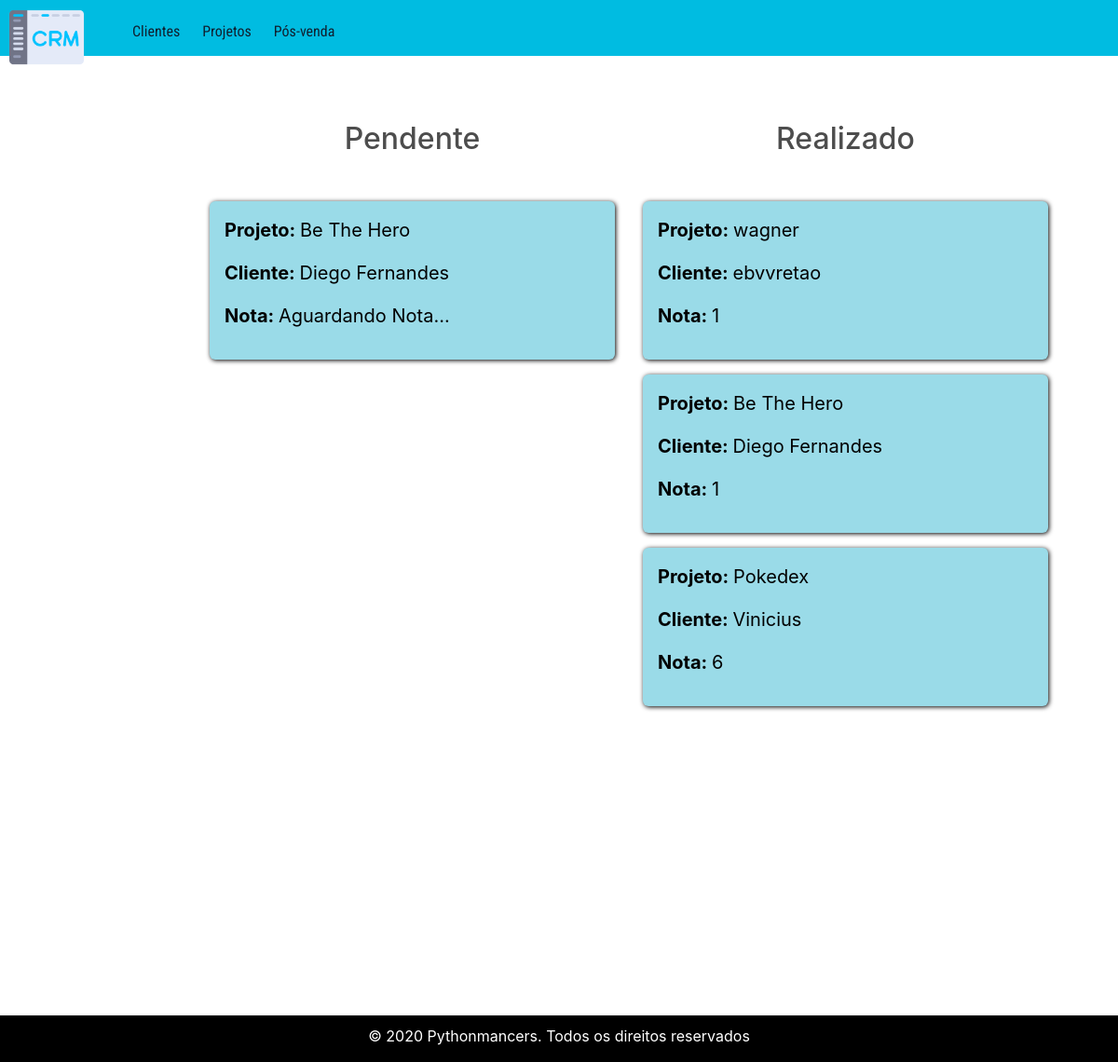
The app's page /pos_venda/ with its own data.
### crm/projetos/models.py (models this page shows, shortened)
class Projeto(db.Model):
    __tablename__ = "projeto"
    id = db.Column(db.Integer, primary_key = True)
    nome        = db.Column(db.String,nullable = False)
    comentarios = db.Column(db.String, nullable = True)
    tipo        = db.Column(db.String)
    cliente     = db.Column(db.String)
    url         = db.Column(db.String)
    valor       = db.Column(db.Integer)
    po          = db.Column(db.String)
    prazo       = db.Column(db.Integer)
    inicio      = db.Column(db.String)
    data        = db.Column(db.Integer)
    status      = db.Column(db.String)
    nota        = db.Column(db.Integer)

### crm/posvenda/views.py (the view)
@pos_venda.route('/')
def index():
    projetos = Projeto.query.all()
    return render_template('posvenda.html', projetos = projetos)

### crm/posvenda/templates/posvenda.html (shortened to what this page needs)
{% extends 'base.html' %}
{% block links %}
<link rel="stylesheet" href="{{url_for('static', filename='css/posvenda.css')}}">
{% endblock links %}
{% block content %}
<div class="container" id="projetos">
    <div id="centralizar">
    <div class="row">
        <div class="col col-6">
            <h2 style="color: #4d4d4d;" class=" text-center mb-5">Pendente</h2>
            {% for projeto in projetos %}
            {% if projeto.status == "Concluido"%}
            {% if (projeto.nota == -1) %}
            <ul>
                <a href="{{url_for('projeto.especifico', _id=projeto.id)}}">
                    <li>
                        <div class="p-3">
                            <p style="font-size: 15pt;"><strong>Projeto: </strong>{{projeto.nome[:36]}}</p>
                            <p style="font-size: 15pt;"><strong>Cliente: </strong>{{projeto.cliente}}</p>
                            <p style="font-size: 15pt;"><strong>Nota: </strong>Aguardando Nota...</p>
                        </div>
                    </li>
                </a>
            </ul>
            {% endif %}
            {% endif %}
            {% endfor %}
        </div>
        <div class="col col-6">
            <h2 style="color: #4D4D4D;" class=" text-center mb-5">Realizado</h2>
            {% for projeto in projetos %}
            {% if projeto.status == "Concluido"%}
            {% if (projeto.nota != -1) %}
            <ul>
                <a href="{{url_for('projeto.especifico', _id=projeto.id)}}">
                    <li>
                        <div class="p-3">
                            <p style="font-size: 15pt;"><strong>Projeto: </strong>{{projeto.nome[:36]}}</p>
                            <p style="font-size: 15pt;"><strong>Cliente: </strong>{{projeto.cliente}}</p>
                            <p style="font-size: 15pt;"><strong>Nota: </strong>{{projeto.nota}}</p>
                        </div>
                    </li>
                </a>
            </ul>
            {% endif %}
            {% endif %}
            {% endfor %}
        </div>
    </div>
    </div>
</div>
{% endblock content%}

### crm/static/css/indexx.css (style rules this page uses)
body { font-family: 'Oswald', Helvetica, sans-serif; background-color: #f1f1f5; height: 100%; margin: 0; }
#projetos { font-size: 20pt; color: #00bce1; }

### crm/static/css/posvenda.css (style rules this page uses)
div#centralizar { margin-left: 170px; }
a { text-decoration: none; }
a, a:link, a:visited { text-decoration: none; color:#000; }
div.container { margin: 20px; margin-top: 30px; }
#projetos ul { display: grid; list-style: none; padding-inline-start: 0px; }
#projetos ul li { background: #9adbe8; border-radius: 6px; box-shadow: 1px 1px 5px black; }

### records on screen
Projeto: nome "Be The Hero", cliente "Diego Fernandes"
Projeto: nome "wagner", cliente "ebvvretao", nota "1"
Projeto: nome "Be The Hero", cliente "Diego Fernandes", nota "1"
Projeto: nome "Pokedex", cliente "Vinicius", nota "6"
